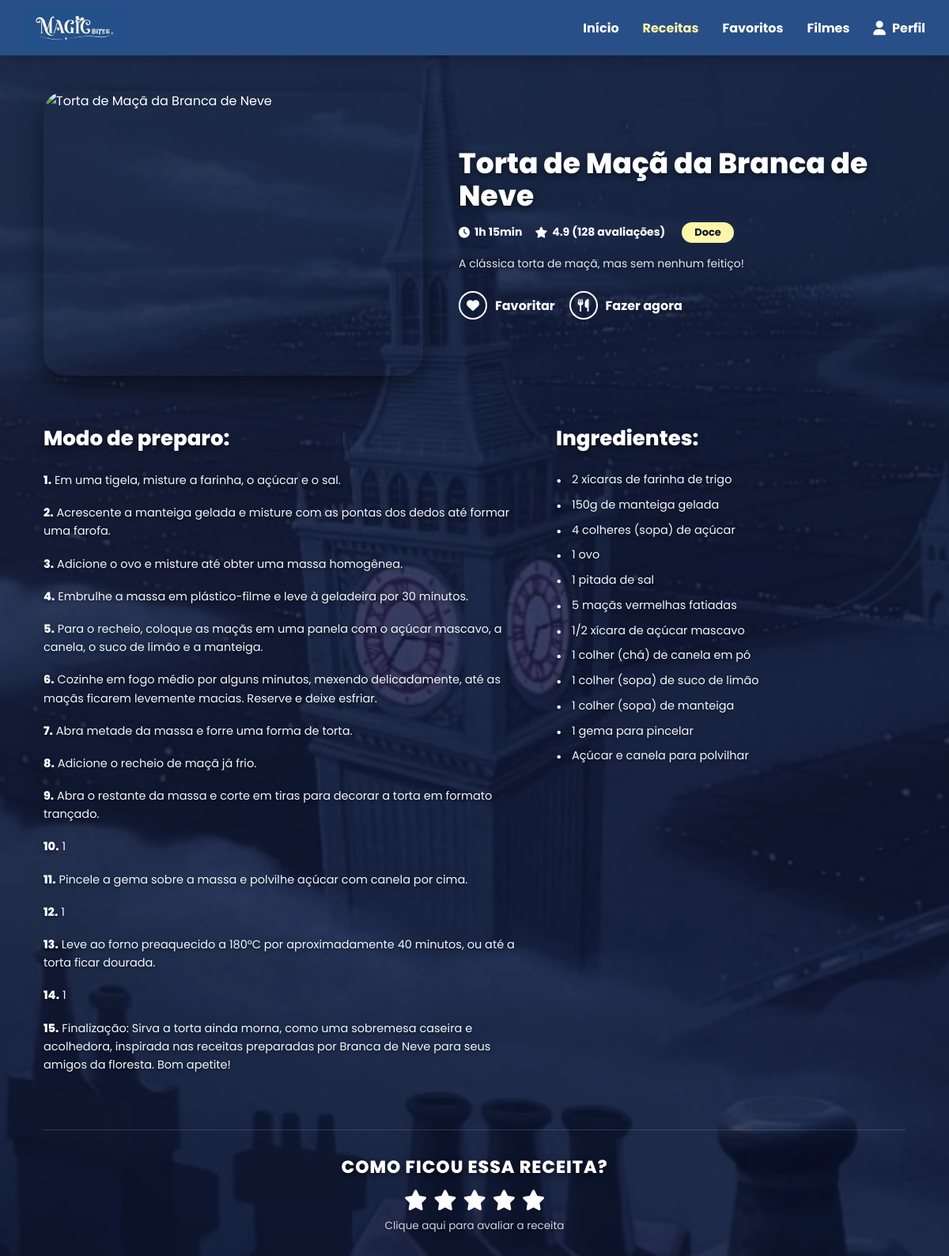
Screenshot of /receita.php with the database file from the repository.
### tables this page shows
CREATE TABLE receitas (
    id_receita INT AUTO_INCREMENT PRIMARY KEY,
    nome_receita VARCHAR(255) NOT NULL,
    tipo VARCHAR(255) NOT NULL,
    id_filme INT,
    descricao TEXT,
    imagem VARCHAR(255),
    avaliacao DECIMAL(2,1),
    tempo_preparo VARCHAR(50),
    dificuldade VARCHAR(50),
    ingredientes TEXT, 
    modo_preparo TEXT,
    FOREIGN KEY (id_filme) REFERENCES filme(id_filme)
);

### receita.php (the view, shortened to what this page needs)
<?php
$host = 'localhost';
$dbname = 'magical_bites';
$user = 'root';
$pass = "";
try {
    $pdo = new PDO("mysql:host=$host;dbname=$dbname;charset=utf8", $user, $pass);
    $pdo->setAttribute(PDO::ATTR_ERRMODE, PDO::ERRMODE_EXCEPTION);
    $id_receita = isset($_GET['id']) ? (int)$_GET['id'] : 1;
    $stmt = $pdo->prepare("SELECT * FROM receitas WHERE id_receita = :id");
    $stmt->bindParam(':id', $id_receita, PDO::PARAM_INT);
    $stmt->execute();
    $receita = $stmt->fetch(PDO::FETCH_ASSOC);
    $lista_ingredientes = array_filter(array_map('trim', explode(";", $receita['ingredientes'])));
    $passos_preparo = array_filter(array_map('trim', preg_split('/(?=\d+\.\s)/', $receita['modo_preparo'])));
    $tipo_formatado = ucfirst(strtolower($receita['tipo'] ?? 'Salgado'));
    $isFavorito = false;
} catch(PDOException $e) {
    die("Erro na conexão com a base de dados: " . $e->getMessage());
}
function buscarImagem($nomeImagem) {
    $pastas = ['pratos', 'filme', 'logo', 'slider', 'perfis', 'avatares', 'img/perfis', 'img/avatares', 'fundo'];
    $extensoes = ['', '.png', '.jpg', '.jpeg', '.webp'];
    foreach ($pastas as $pasta) {
        foreach ($extensoes as $ext) {
            $caminhoCompleto = "img/" . $pasta . "/" . $nomeImagem . $ext;
            if (file_exists($caminhoCompleto)) return $caminhoCompleto;
            $caminhoRaiz = $pasta . "/" . $nomeImagem . $ext;
        }
    }
    return "img/logo/logo_menu.png";
}
?>
<!DOCTYPE html>
<html lang="pt-pt">
<head>
    <link rel="stylesheet" href="https://cdnjs.cloudflare.com/ajax/libs/font-awesome/6.4.0/css/all.min.css">
</head>
<body>
    <div class="navbar">
        <div class="logo">
            <a href="index.php"><img src="<?= buscarImagem('logo_menu.jpg') ?>" alt="Magical Bites"></a>
        </div>
        <div class="menu">
            <a href="index.php">Início</a>
            <a href="index.php#containerReceitas" class="active">Receitas</a>
            <a href="favoritos.php">Favoritos</a>
            <a href="filmes.php">Filmes</a>
            <?php if (isset($_SESSION['usuario'])): ?>
                <a href="javascript:void(0)" onclick="alternarModais('perfil')">
                    <img src="<?= buscarImagem($_SESSION['usuario']['foto'] ?? '') ?>" class="nav-user-avatar" onerror="this.src='img/logo/logo_menu.png'">
                    <?= htmlspecialchars(explode(' ', $_SESSION['usuario']['nome'])[0]) ?>
                </a>
            <?php else: ?>
                <a href="javascript:void(0)" onclick="alternarModais('login')"><i class="fa-solid fa-user"></i> Perfil</a>
            <?php endif; ?>
        </div>
    </div>
    <div class="container">
        <div class="hero-receita">
            <div class="hero-imagem">
                <img src="<?= buscarImagem($receita['imagem']) ?>" alt="<?= htmlspecialchars($receita['nome_receita']) ?>" onerror="this.src='img/logo/logo_menu.png'">
            </div>
            <div class="hero-info">
                <h1 class="titulo"><?= htmlspecialchars($receita['nome_receita']) ?></h1>
                <div class="meta-info">
                    <div class="meta-item">
                        <i class="fa-solid fa-clock"></i>
                        <span><?= htmlspecialchars($receita['tempo_preparo']) ?></span>
                    </div>
                    <div class="meta-item">
                        <i class="fa-solid fa-star"></i>
                        <span><?= htmlspecialchars($receita['avaliacao'] ?? '4.9') ?> (128 avaliações)</span>
                    </div>
                    <span class="tag-categoria"><?= htmlspecialchars($tipo_formatado) ?></span>
                </div>
                <p class="descricao"><?= htmlspecialchars($receita['descricao']) ?></p>
                <div class="acoes">
                    <a href="favoritar.php?id=<?= $receita['id_receita'] ?>" class="btn-acao-pill <?= $isFavorito ? 'favoritado' : '' ?>">
                        <div class="icone-circulo"><i class="fa-solid fa-heart"></i></div>
                        <span><?= $isFavorito ? 'Favoritado' : 'Favoritar' ?></span>
                    </a>
                    <a href="#modo-preparo" class="btn-acao-pill">
                        <div class="icone-circulo"><i class="fa-solid fa-utensils"></i></div>
                        <span>Fazer agora</span>
                    </a>
                </div>
            </div>
        </div>
        <div class="conteudo-grid" id="modo-preparo">
            <div>
                <h2 class="secao-titulo">Modo de preparo:</h2>
                <ul class="lista-preparo">
                    <?php
                    $num = 1;
                    foreach($passos_preparo as $passo):
                        $textoLimpo = preg_replace('/^\d+\.\s*/', '', $passo);
                    ?>
                        <li><strong><?= $num ?>.</strong> <?= htmlspecialchars($textoLimpo) ?></li>
                    <?php
                        $num++;
                    endforeach;
                    ?>
                </ul>
            </div>
            <div>
                <h2 class="secao-titulo">Ingredientes:</h2>
                <ul class="lista-ingredientes">
                    <?php foreach($lista_ingredientes as $ingrediente): ?>
                        <li><?= htmlspecialchars($ingrediente) ?></li>
                    <?php endforeach; ?>
                </ul>
            </div>
        </div>
        <div class="secao-avaliacao">
            <h3>COMO FICOU ESSA RECEITA?</h3>
            <div class="estrelas-avaliacao">
                <i class="fa-solid fa-star"></i>
                <i class="fa-solid fa-star"></i>
                <i class="fa-solid fa-star"></i>
                <i class="fa-solid fa-star"></i>
                <i class="fa-solid fa-star"></i>
            </div>
            <p class="subtitulo-avaliacao">Clique aqui para avaliar a receita</p>
        </div>
    </div>
</body>
</html>

### rows the page displays
receitas: nome_receita "Torta de Maçã da Branca de Neve", tempo_preparo "1h 15min", avaliacao "4.9", tipo "Doce", descricao "A clássica torta de maçã, mas sem nenhum feitiço!", modo_preparo "Em uma tigela, misture a farinha, o açúcar e o sal.", modo_preparo "Acrescente a manteiga gelada e misture com as pontas dos dedos até formar uma farofa.", modo_preparo "Adicione o ovo e misture até obter uma massa homogênea.", modo_preparo "Embrulhe a massa em plástico-filme e leve à geladeira por 30 minutos.", modo_preparo "Para o recheio, coloque as maçãs em uma panela com o açúcar mascavo, a canela, o suco de limão e a manteiga.", modo_preparo "Cozinhe em fogo médio por alguns minutos, mexendo delicadamente, até as maçãs ficarem levemente macias. Reserve e deixe esfriar.", modo_preparo "Abra metade da massa e forre uma forma de torta.", modo_preparo "Adicione o recheio de maçã já frio.", modo_preparo "Abra o restante da massa e corte em tiras para decorar a torta em formato trançado.", modo_preparo "1", modo_preparo "Pincele a gema sobre a massa e polvilhe açúcar com canela por cima.", modo_preparo "Leve ao forno preaquecido a 180°C por aproximadamente 40 minutos, ou até a torta ficar dourada.", modo_preparo "Finalização: Sirva a torta ainda morna, como uma sobremesa caseira e acolhedora, inspirada nas receitas preparadas por Branca de Neve para seus amigos da floresta. Bom apetite!", ingredientes "2 xícaras de farinha de trigo", ingredientes "150g de manteiga gelada", ingredientes "4 colheres (sopa) de açúcar", ingredientes "1 ovo", ingredientes "1 pitada de sal", ingredientes "5 maçãs vermelhas fatiadas", ingredientes "1/2 xícara de açúcar mascavo", ingredientes "1 colher (chá) de canela em pó", ingredientes "1 colher (sopa) de suco de limão", ingredientes "1 colher (sopa) de manteiga", ingredientes "1 gema para pincelar", ingredientes "Açúcar e canela para polvilhar"
